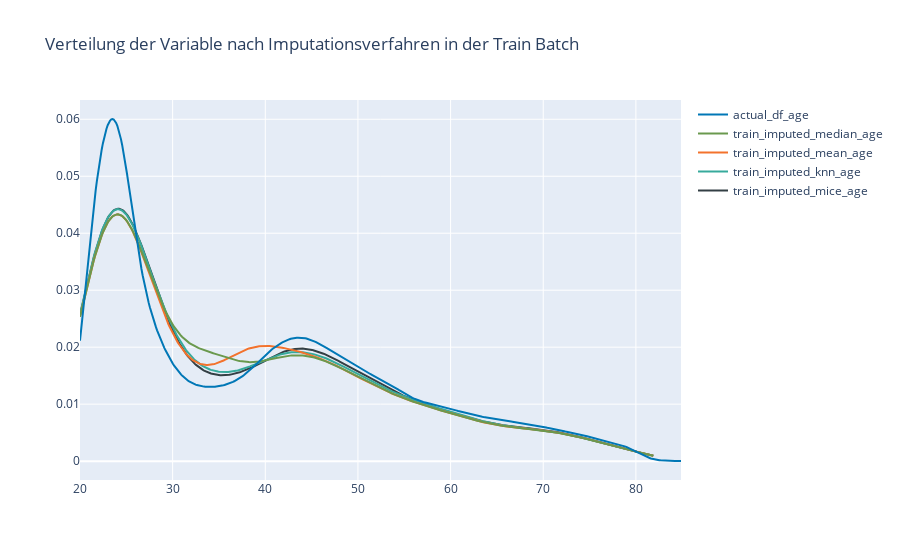

Notebook code for this chart:
### Markdown cell above
#### Visualisierung der Imputationsverfahren

### Code cell
hist_data_train = [X_train_df_mice['age'], X_train_df_knn['age'], train_imputed_mean_age, train_imputed_median_age, actual_df_age]

group_labels = ['train_imputed_mice_age','train_imputed_knn_age','train_imputed_mean_age', 'train_imputed_median_age', 'actual_df_age']
colors = ['#333F44', '#37AA9C', '#f3722c', '#6a994e', '#0077b6']

# Create distplot with curve_type set to 'normal'
fig = ff.create_distplot(hist_data_train, group_labels, show_hist=False, colors=colors, rug_text=None, show_rug=False)

# Add title
fig.update_layout(title_text='Verteilung der Variable nach Imputationsverfahren in der Train Batch')
fig.show()

### Figure 1 — Plotly figure (JSON) as saved in the notebook; plotly's stock layout.template omitted (floating-point values rounded to 4 significant figures; data arrays with more than 128 entries replaced by an {"elided": "..."} marker saying what was removed)
{"data": [{"legendgroup": "train_imputed_mice_age", "marker": {"color": "#333F44"}, "mode": "lines", "name": "train_imputed_mice_age", "showlegend": true, "type": "scatter", "x": {"elided": "500 float values"}, "xaxis": "x", "y": {"elided": "500 float values"}, "yaxis": "y"}, {"legendgroup": "train_imputed_knn_age", "marker": {"color": "#37AA9C"}, "mode": "lines", "name": "train_imputed_knn_age", "showlegend": true, "type": "scatter", "x": {"elided": "500 float values"}, "xaxis": "x", "y": {"elided": "500 float values"}, "yaxis": "y"}, {"legendgroup": "train_imputed_mean_age", "marker": {"color": "#f3722c"}, "mode": "lines", "name": "train_imputed_mean_age", "showlegend": true, "type": "scatter", "x": {"elided": "500 float values"}, "xaxis": "x", "y": {"elided": "500 float values"}, "yaxis": "y"}, {"legendgroup": "train_imputed_median_age", "marker": {"color": "#6a994e"}, "mode": "lines", "name": "train_imputed_median_age", "showlegend": true, "type": "scatter", "x": {"elided": "500 float values"}, "xaxis": "x", "y": {"elided": "500 float values"}, "yaxis": "y"}, {"legendgroup": "actual_df_age", "marker": {"color": "#0077b6"}, "mode": "lines", "name": "actual_df_age", "showlegend": true, "type": "scatter", "x": {"elided": "500 float values"}, "xaxis": "x", "y": {"elided": "500 float values"}, "yaxis": "y"}], "layout": {"barmode": "overlay", "hovermode": "closest", "legend": {"traceorder": "reversed"}, "title": {"text": "Verteilung der Variable nach Imputationsverfahren in der Train Batch"}, "xaxis": {"anchor": "y2", "domain": [0, 1], "zeroline": false}, "yaxis": {"anchor": "free", "domain": [0, 1], "position": 0}}}
